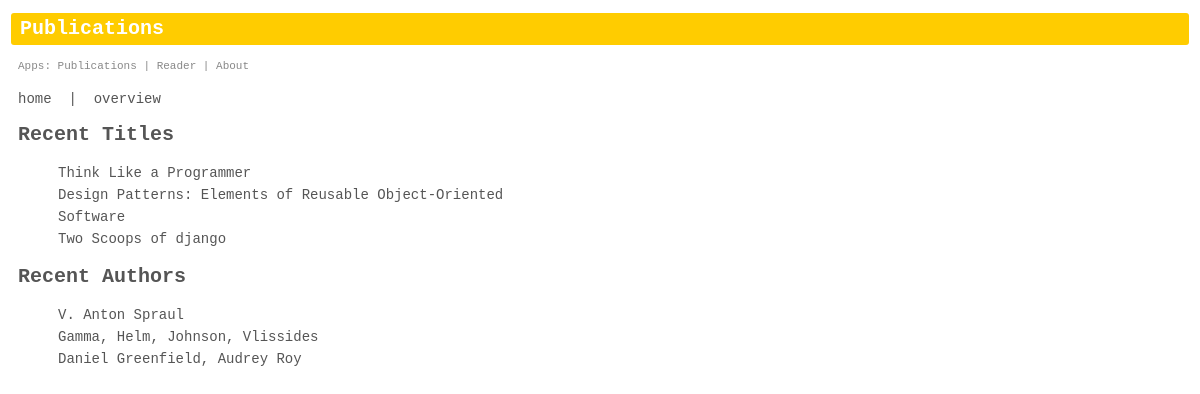
The page /books/ on the database its author committed.
### books/models.py (models this page shows, shortened)
class Publication(models.Model):
    title = models.CharField(max_length=80)
    author = models.CharField(max_length=80)
    pub_date = models.IntegerField()  # Format ex: 1970
    CATEGORIES = (
        ('OTH', 'Other'),
        ('PHI', 'Philosophy'),
        ('FIC', 'Fiction'),
        ('NON', 'Non-Fiction'),
        ('PER', 'Performing Arts'),
        ('VIS', 'Visual Arts'),
        ('WEB', 'Web Authoring'),
        ('COM', 'Computer Science'),
    )
    category = models.CharField(
        max_length=3,
        choices=CATEGORIES,
        default='OTH',
    )

### books/views.py (the view)
class IndexView(ListView):
    template_name = 'books/index.html'
    context_object_name = 'recent_entries'
    def get_queryset(self):
        return Publication.objects.order_by('-id')[:3]

### templates/books/index.html (shortened to what this page needs)
{% extends "books/base.html" %}
{% block page %}
    <h1>Recent Titles</h1>
    {% if recent_entries %}
        <ul>
        {% for pub in recent_entries %}
            <li><a href="{% url 'books:details' pub.id %}">
                {{ pub.title }}</a>
            </li>
        {% endfor %}
        </ul>
    {% else %}
        <p>No titles are available.</p>
    {% endif %}
    <h1>Recent Authors</h1>
    {% if recent_entries %}
        <ul>
        {% for writer in recent_entries %}
            <li><a href="{% url 'books:details' writer.id %}">
                {{ writer.author }}</a>
            </li>
        {% endfor %}
        </ul>
    {% else %}
        <p>No authors are available.</p>
    {% endif %}
{% endblock %}

### static/books/base-styles.css (style rules this page uses)
body { margin: 10px 11px 25px 11px; }
li, a, h1, h2, p, label, input, td { font: 14px/22px courier, sans-serif; color: #555; text-decoration: none; }
h1 { font-size: 20px; font-weight: bold; }
ul { list-style: none; }

### rows shown on the page
Publication: title "Think Like a Programmer", author "V. Anton Spraul"
Publication: title "Design Patterns: Elements of Reusable Object-Oriented Software", author "Gamma, Helm, Johnson, Vlissides"
Publication: title "Two Scoops of django", author "Daniel Greenfield, Audrey Roy"
